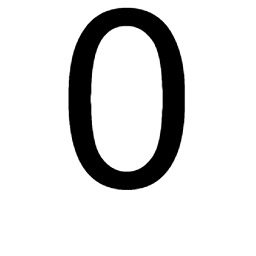
#> input picture img/numbers/zero1.jpg, 256 x 256 px
$ python perceptron.py
#> lines starting #> are read from the running program, lines starting #| are printed output that depends on the picture
from PIL import Image
import random as rd
rd.seed(42)

def gen_weight_vector(len):
    W = [float(round(rd.uniform(-1.0,1.0),2)) for w in range(1,len + 1)]
    return W

def vector_product2d(X,W):
    return [x*w for x,w in zip(X,W)]

# [5 lines left out: function step_function, not called in this run]

def update_weights(W,e):
    alpha = 1 #learning rate
    return [(w + alpha*e) for w in W]

# [49 lines left out: functions perceptron_training, perceptron_testing, not called in this run]

img = Image.open("../img/numbers/zero1.jpg")
#> img is the input picture: PIL image 256x256 RGB; min 0, max 255, mean 220.4
img2 = Image.open("../img/numbers/zero2.jpg")
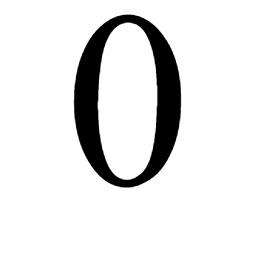
#> input picture img/numbers/zero2.jpg, 256 x 256 px
#> img2 is the input picture: PIL image 256x256 RGB; min 0, max 255, mean 227.7
img3 = Image.open("../img/numbers/zero3.jpg")
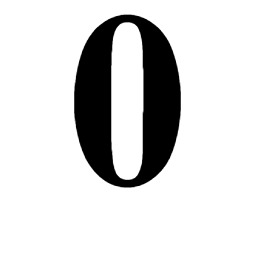
#> input picture img/numbers/zero3.jpg, 256 x 256 px
#> img3 is the input picture: PIL image 256x256 RGB; min 0, max 255, mean 215.1
img4 = Image.open("../img/numbers/zero.jpg")
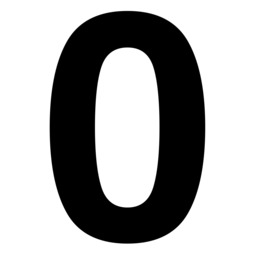
#> input picture img/numbers/zero.jpg, 256 x 256 px
#> img4 is the input picture: PIL image 256x256 L; min 0, max 255, mean 171

#t_img = Image.open("../img/numbers/zero3.jpg")
t_img2 = Image.open("../img/numbers/zero4.jpg")
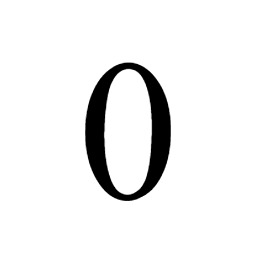
#> input picture img/numbers/zero4.jpg, 256 x 256 px
#> t_img2 is the input picture: PIL image 256x256 RGB; min 0, max 255, mean 237.5
t_img3 = Image.open("../img/numbers/zero5.jpg")
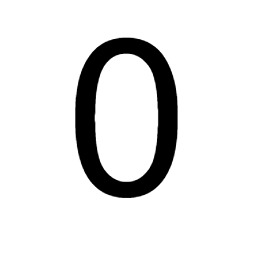
#> input picture img/numbers/zero5.jpg, 256 x 256 px
#> t_img3 is the input picture: PIL image 256x256 RGB; min 0, max 255, mean 228.2
#> (the run stopped early here; a loop or call above may not have finished)
